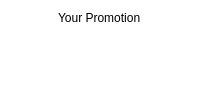
      <widget class="QWidget" name="Promotion_Page">
       <property name="sizePolicy">
        <sizepolicy hsizetype="Expanding" vsizetype="Expanding">
         <horstretch>0</horstretch>
         <verstretch>0</verstretch>
        </sizepolicy>
       </property>
       <property name="styleSheet">
        <string notr="true">background-color: rgb(255, 255, 255);</string>
       </property>
       <layout class="QVBoxLayout" name="verticalLayout_4">
        <item alignment="Qt::AlignmentFlag::AlignHCenter|Qt::AlignmentFlag::AlignTop">
         <widget class="QLabel" name="yourPromotionLabel">
          <property name="styleSheet">
           <string notr="true">color: rgb(0, 0, 0);
font: 24pt &quot;Segoe UI&quot;;</string>
          </property>
          <property name="text">
           <string>Your Promotion</string>
          </property>
         </widget>
        </item>
        <item>
         <layout class="QHBoxLayout" name="horizontalLayout_4">
          <item>
           <widget class="QWidget" name="moneyChart" native="true">
            <property name="sizePolicy">
             <sizepolicy hsizetype="Expanding" vsizetype="Expanding">
              <horstretch>0</horstretch>
              <verstretch>0</verstretch>
             </sizepolicy>
            </property>
           </widget>
          </item>
          <item>
           <widget class="QWidget" name="fanChart" native="true">
            <property name="sizePolicy">
             <sizepolicy hsizetype="Expanding" vsizetype="Expanding">
              <horstretch>0</horstretch>
              <verstretch>0</verstretch>
             </sizepolicy>
            </property>
            <property name="styleSheet">
             <string notr="true">
color: rgb(170, 0, 0);</string>
            </property>
           </widget>
          </item>
         </layout>
        </item>
       </layout>
      </widget>
